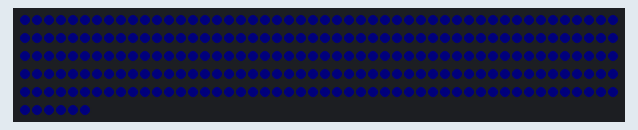
Recording of a sketch running on a simulated Arduino Mega 2560, built with avr-gcc and run on an emulated ATmega2560. On the bench: 256 RGB LEDs in strip order, left to right, continuing on the next row. Dim RGB values are drawn brighter than linear; storage starts empty; what the sketch prints to the serial monitor is not drawn.

Above: at 0.2 s.

The sketch:

Scrittascorrevole.ino
```cpp
// (licence header left out)
#include <FastLED.h>
#include <SPI.h>
#include <SD.h>

#define DATA_PIN     9
#define NUM_LEDS    256
#define BRIGHTNESS  24
#define LED_TYPE    WS2811
#define COLOR_ORDER GRB

CRGB leds[NUM_LEDS];

String tabcar;

int i; // variabili dei cicli for
int j;
int k;
int l;
String car; // carattere 0 o 1 estratto di riga
int nc; // numero intero di car
File myFile;

String stringa = "CHIUSO";
int lunstr = stringa.length(); // numero dei caratteri di stringa
boolean scorrevole[8] [169];
boolean carattere[8] [7];
String riga; // riga del file di testo .csv contenente la mappa dei caratteri
int nl = 0; // numero del led del display

byte rp = 255; // intensità rosso di primo piano
byte gp = 255; // intensità verde di primo piano
byte bp = 0; // intensità blu di primo piano
byte rf = 0; // intensità rosso di sfondo
byte gf = 0; // intensità rosso di sfondo
byte bf = 32; // intensità rosso di sfondo

int asp = 100; // tempo di ritardo scroll

String nomefile;
char buffer[7];

char inChar; // caratteri in arrivo sulla Serial1
String inputString = "";         // Stringa in arrivo sulla Serial1
boolean stringComplete = false;  // Vero se la stringa in arrivo è completa

void setup() {

  Serial.begin(9600);
  Serial1.begin(9600);

  Serial.print("Initializing SD card...");

  if (!SD.begin(53)) {
    Serial.println("initialization failed!");
    while (1);
  }
  Serial.println("initialization done.");

  inputString.reserve(200);

  FastLED.addLeds<NEOPIXEL, DATA_PIN>(leds, NUM_LEDS);
  FastLED.setBrightness(BRIGHTNESS);
  tabcar = " !";
  tabcar = tabcar + "\"";
  tabcar = tabcar + "#$%&'()*+,-./0123456789:;<=>?@ABCDEFGHIJKLMNOPQRSTUVXYZ[/]^_abcdefghijklmnopqrstuvxyz"; // stringa caratteri ASCII
  Serial.println(tabcar);

  creainizio();
  cercacaratteri();
  creafine();

}

void loop() {

  if (stringComplete) {
    Serial.println(stringComplete);
    if (inputString == "msg1") {
      stringa = "APERTO";
      lunstr = stringa.length();
      cercacaratteri();
      creafine();
    } else if (inputString == "msg2") {
      stringa = "TORNO SUBITO";
      lunstr = stringa.length();
      cercacaratteri();
      creafine();
    }
    inputString = "";
    stringComplete = false;
  }

  for (int x = 0; x < lunstr*7+32; x++) {
    for (j = 0; j < 8; j++){  // righe del display
      for (i= 0; i < 32; i++) {  // colonne del display
      if (i%2 == 0) { // se la colonna del display è pari
        nl = i*8+j;
      } else {
        nl = i*8+7-j; // inverte i valori in colonna da 1-7 a 7-1
      }
      if (scorrevole[j][x+i] == 1) {  // se la matrice contiene il valore 1 (pixel della lettera acceso)
        leds[nl].setRGB( rp, gp, bp); // imppsta il led alla posizione nl con il colore di primo piano
      } else {
        leds[nl].setRGB( rf, gf, bf); // imposta il led alla posizione nl con il colore di sfondo
      }
    }
  }
  FastLED.show();
  delay(asp); // attende asp ms
  }
}

void creainizio() {
  for (int i = 0; i < 32; i++) { // colonne di scorrevole
    for (j = 0; j < 8; j++) {  // righe di scorrevole
      scorrevole[j][i] = 0;
    }
  }
}

void creafine() {
  for (int i = lunstr*7+32; i < lunstr*7+64; i++) { // colonne di scorrevole
    for (j = 0; j < 8; j++) {  // righe di scorrevole
      scorrevole[j][i] = 0;
    }
  }
}

void cercacaratteri()  {
  for (i = 0; i < lunstr; i++) { // scorre i caratteri in stringa
    for (j = 0; j < tabcar.length(); j++) { // scorre i caratteri in tabcar
      if (stringa.substring(i, i+1) == tabcar.substring(j, j+1)) { // se il carattere in stringa corrisponde a quello in tabcar
        creascritta(i, j);
      }
    }
  }
}

void creascritta(int ii, int jj) {
  leggecarattere(jj);
  for (k = 0; k < 7; k++) { // Scorre le colonne delle matrici origine (matcar) e destinazione (scorrevole)
    for (l = 0; l < 8; l++) { // Scorre le righe delle matrici
      scorrevole[l][ii*7+32+k] = carattere[l][k]; // Memorizza i valori nella matrice destinazione nello stesso ordine di riga dell'origine
    }
  }
}

void leggecarattere(int c) {
  sprintf(buffer,"%02d.CSV",c); // genera il nome del file da aprire in base al valore di c
  nomefile = buffer;
  Serial.println(nomefile);
  myFile = SD.open(nomefile); // apre il file
  int r = 0; // inizializza la riga a 0
  if (myFile) {  // se il file esiste
    while (myFile.available()) { // legge nel file fino alla fine
      riga = myFile.readStringUntil('\n'); // legge la riga
      for (int x = 0; x < 7; x++) { // scorre i da 0 a 7 caratteri contenuti in riga
        car = riga.substring(0+x,1+x); // estrae il carattere
        nc = car.toInt(); // lo trasforma in intero
        carattere[r] [x] = nc; // memorizza il dato come booleano (0 o 1) nella matrice carattere
      }
      r= r+1; // incrementa la riga
    }
  }
}

void serialEvent1() {
  while (Serial1.available()) {
    // get the new byte:
    char inChar = (char)Serial1.read();
    if (inChar == '\r') {
      char inChar = (char)Serial1.read();
      if ( inChar == '\n') {
        stringComplete = true;
        break;
      }
    }
    // add it to the inputString:
    inputString += inChar;
    // if the incoming character is a newline, set a flag so the main loop can
    // do something about it:
  }
}
```
